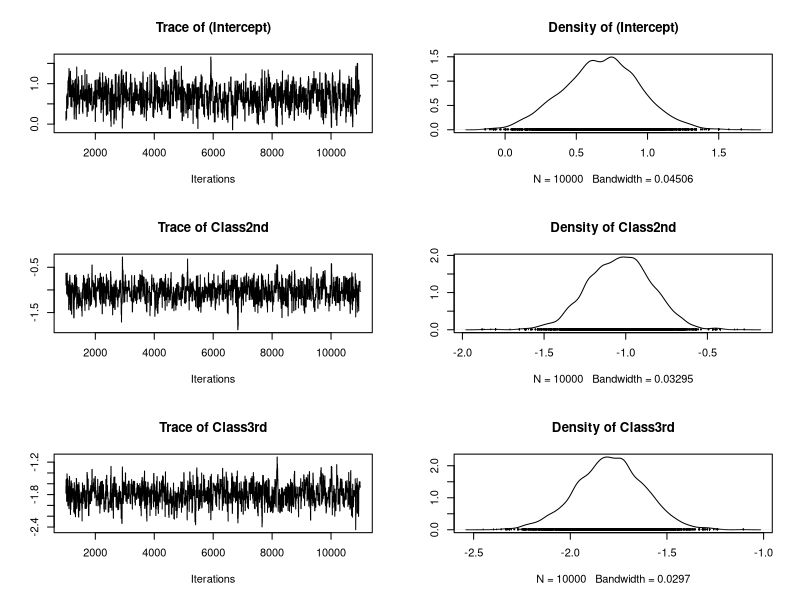
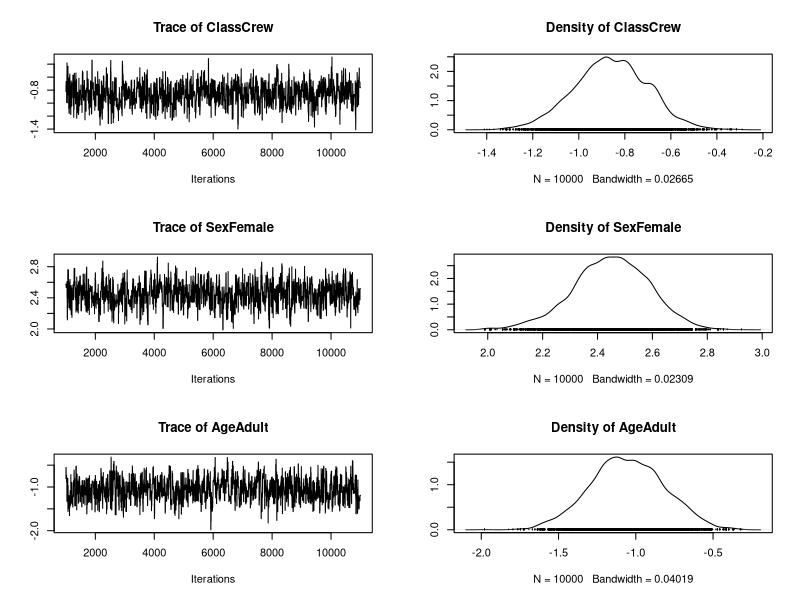

The R script that drew these images, in order:
#=======================================================================#
# Logistic Regression by MCMC
#=======================================================================#

# Load library
#install.packages("MCMCpack")
library(MCMCpack)

# Data: Titanic
titanic = data.frame(Titanic)
data = data.frame(
  Class = rep(titanic$Class, titanic$Freq),
  Sex=rep(titanic$Sex, titanic$Freq),
  Age=rep(titanic$Age, titanic$Freq),
  Survived=rep(titanic$Survived, titanic$Freq)
)
attach(data)

#===================================================================#
# 1. By "glm"
#===================================================================#
result_glm = glm(Survived ~ Class + Sex + Age, family = binomial)
summary(result_glm)

# Odds ratio
exp(result_glm$coefficients)

#===================================================================#
# 2. By MCMC 
#===================================================================#
Survived = as.numeric(Survived)-1
result_mcmc = MCMClogit(Survived ~ Class + Sex + Age)
summary(result_mcmc)

# Odds ratio
exp(summary(result_mcmc)$statistics[, "Mean"])

# Sampling process & posterior distribution
plot(result_mcmc)
